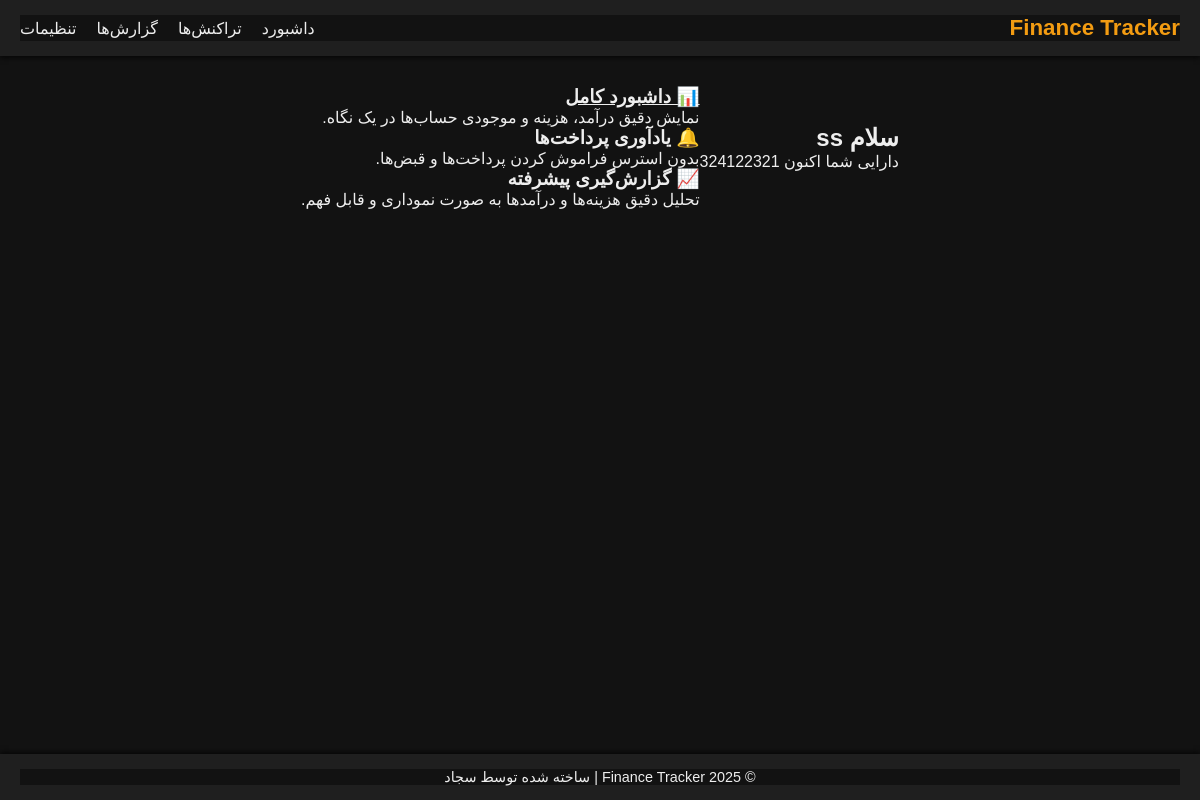
Before: / (signed in) with the older database file.
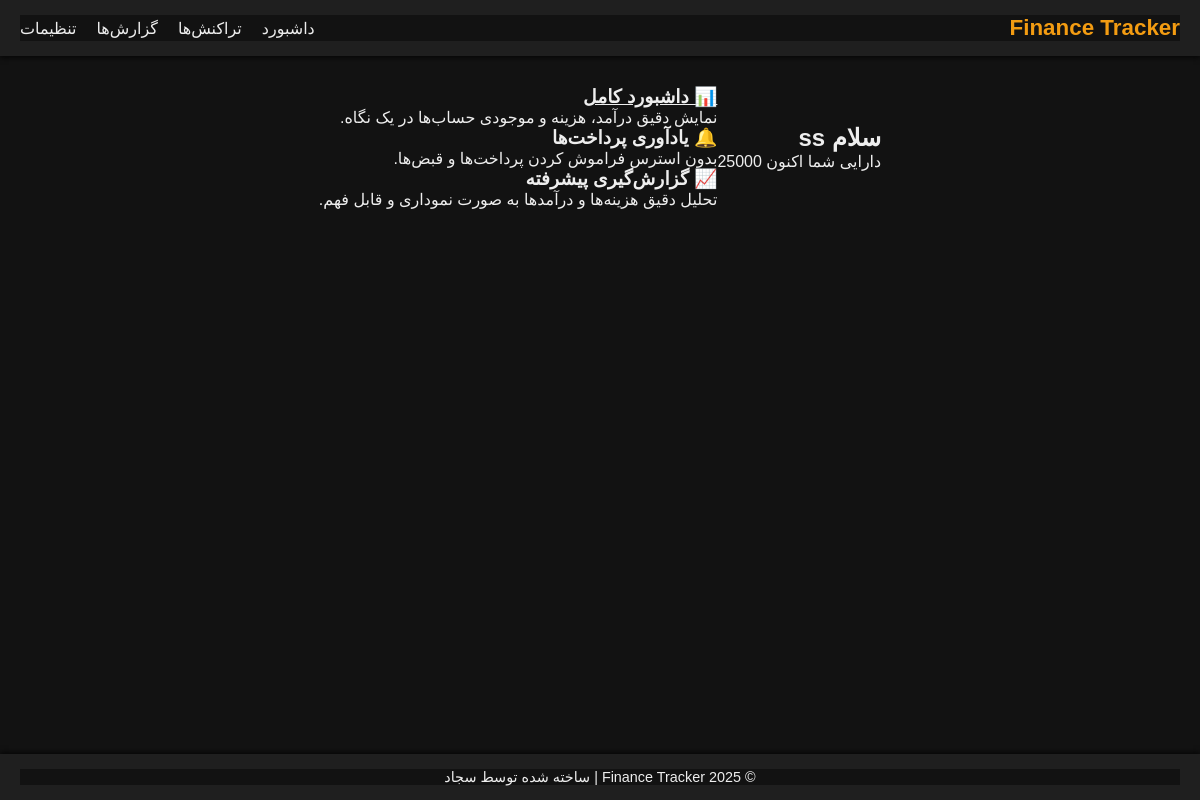
After: the same page with the newer database file.
### account/models.py (models this page shows, shortened)
class CustomUser(AbstractBaseUser, PermissionsMixin):
    email = models.EmailField(_('ایمیل'), unique=True, null=True, blank=True)
    first_name = models.CharField(_('نام'), max_length=150, blank=True)
    last_name = models.CharField(_('نام خانوادگی'), max_length=150, blank=True)
    phone = models.CharField(_('شماره تماس'), max_length=20, blank=True, unique=True)
    balance = models.IntegerField(default=0, verbose_name="موجودی کاربر (تومان)")
    is_staff = models.BooleanField(_('کارمند'), default=False)
    is_active = models.BooleanField(_('فعال'), default=True)
    date_joined = models.DateTimeField(_('تاریخ عضویت'), default=timezone.now)
    objects = UserManager()
    USERNAME_FIELD = 'phone'
    REQUIRED_FIELDS = ['first_name', 'email']
    class Meta:
        verbose_name = 'کاربر'
        verbose_name_plural = 'کاربران'

### transactions/views.py (the view)
# urls.py: 2. Add a URL to urlpatterns:  path('', views.home, name='home')
def home(request):
    return render(request, 'transactions/home.html')  # \ رو با / جایگزین کردم (cross-platform بهتره)

### transactions/templates/transactions/home.html
{% extends "base.html"%}
{% block content %}
<section class="landing-wrapper">
  <div class="container">
    <div class="intro-box">
        {% if user.is_authenticated %}
      <h1>سلام {{ user.first_name }}</h1>
      <p>دارایی شما اکنون {{ user.balance }}</p>
        {% else %}
      <div class="btn-group">
        <a href="" class="btn btn-primary">ورود</a>
        <a href="" class="btn btn-secondary">ثبت‌نام</a>
      </div>
        {% endif %}
    </div>
    <div class="features-box">
      <div class="feature-item">
        <a href="{% url 'dashboard' %}"><h3>📊 داشبورد کامل</h3></a>
        <p>نمایش دقیق درآمد، هزینه و موجودی حساب‌ها در یک نگاه.</p>
      </div>
      <div class="feature-item">
        <h3>🔔 یادآوری پرداخت‌ها</h3>
        <p>بدون استرس فراموش کردن پرداخت‌ها و قبض‌ها.</p>
      </div>
      <div class="feature-item">
        <h3>📈 گزارش‌گیری پیشرفته</h3>
        <p>تحلیل دقیق هزینه‌ها و درآمدها به صورت نموداری و قابل فهم.</p>
      </div>
    </div>
  </div>
</section>
{% endblock %}

Changed rows visible on the page:
changed CustomUser "ss": balance "324122321" → "25000"
